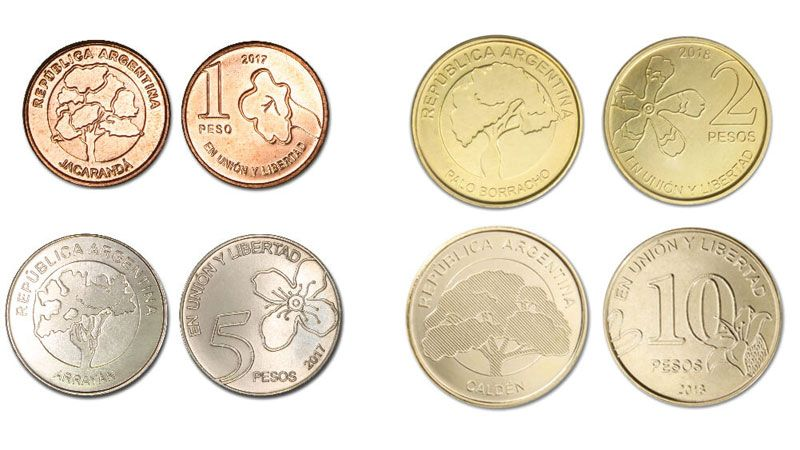
#> input picture contourRecognition/monedas2.jpg, 800 x 450 px
$ python contoursCounter.py
#> lines starting #> are read from the running program, lines starting #| are printed output that depends on the picture; after the words box and inside, x2 and y2 are one past the last pixel; in counts of white or black regions, pixels touching at a corner belong together
import cv2
import numpy as np
valorGauss = 13
valorKernel = 7

image = cv2.imread('monedas2.jpg')
#> image is the input picture: shape (450, 800, 3); mean B, G, R 205.6, 222.9, 231.6
grayImage = cv2.cvtColor(image, cv2.COLOR_BGR2GRAY)
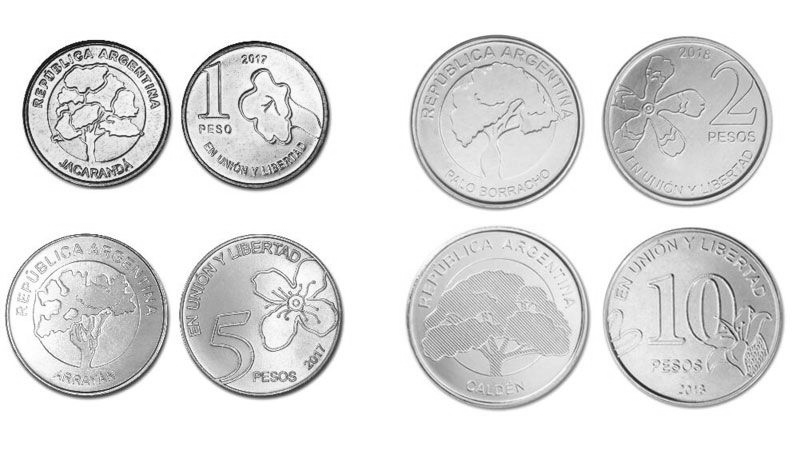
#> grayImage: shape (450, 800); min 4, max 255, mean 223.5
gaussImage = cv2.GaussianBlur(grayImage, (valorGauss, valorGauss), 0) # Remove image noise
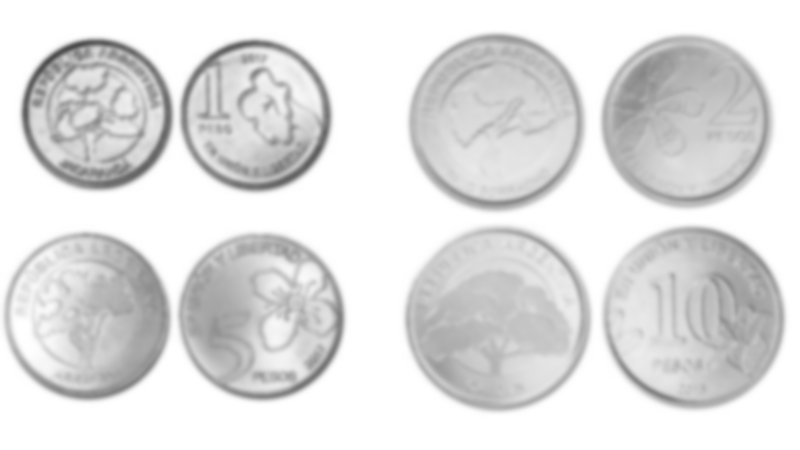
#> gaussImage: shape (450, 800); min 77, max 255, mean 223.5
bordersImage = cv2.Canny(gaussImage, 60, 100) # Remove image noise final
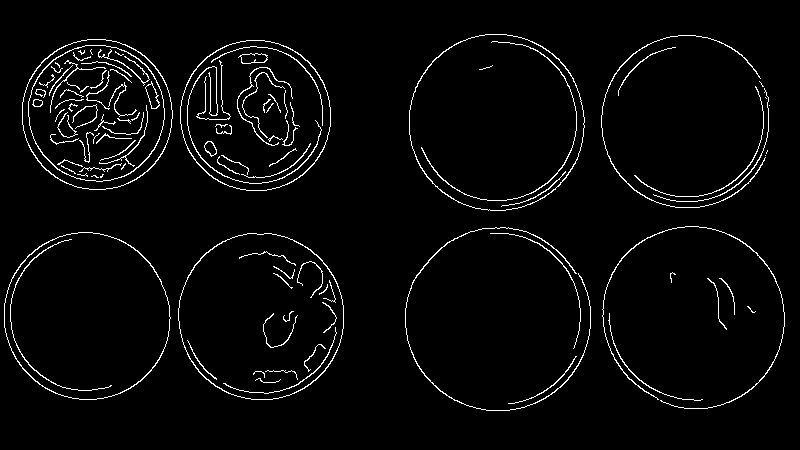
#> bordersImage: shape (450, 800); 3.2% white in thin lines or dots, all inside (x1, y1, x2, y2) = (4, 34, 785, 411)

kernel = np.ones((valorKernel, valorKernel), np.uint8)
cierre = cv2.morphologyEx(bordersImage, cv2.MORPH_CLOSE, kernel) # Remove uninteresting items
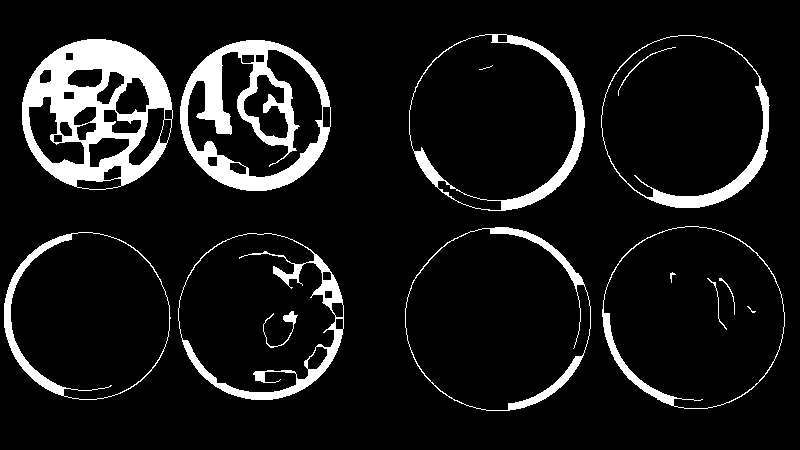
#> cierre: shape (450, 800); 9.4% white; 15 white regions (2 under 20 px)
contours,jerarquia = cv2.findContours(cierre.copy(), cv2.RETR_EXTERNAL, cv2.CHAIN_APPROX_SIMPLE) # Find and count elements
#> contours = 8 contours; box (x1, y1, x2, y2) and area: (405, 227, 591, 411) 26518, (602, 226, 785, 409) 25873, (409, 34, 585, 211) 24347, (601, 35, 770, 208) 23002, (4, 232, 171, 400) 21736, (178, 233, 344, 400) 21671, (180, 40, 331, 191) 17816, (22, 39, 173, 190) 17799; jerarquia = [[1, -1, -1, -1], [2, 0, -1, -1], [3, 1, -1, -1], [4, 2, -1, -1], [5, 3, -1, -1], [6, 4, -1, -1], [7, 5, -1, -1], [-1, 6, -1, -1]]
contoursColor = (0,255,0)
print(f"Monedas encontradas: {format(len(contours))}")
#| Monedas encontradas: 8


cv2.drawContours(image, contours, -1, contoursColor, 3)
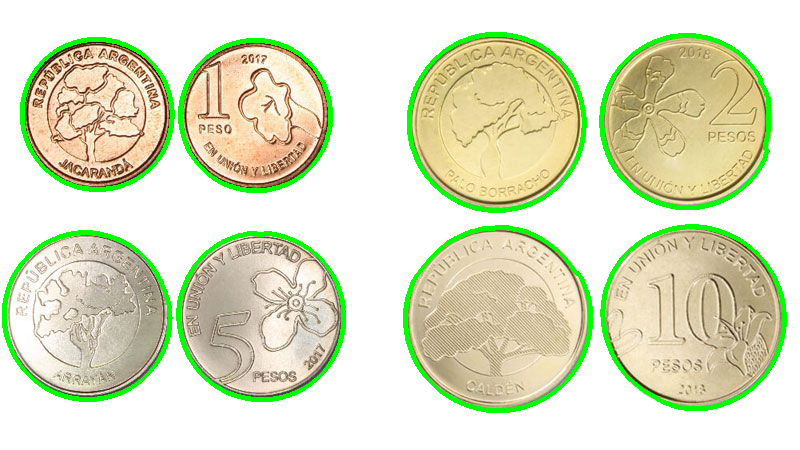
#> image: shape (450, 800, 3); 5.31% of pixels changed, all inside (x1, y1, x2, y2) = (2, 32, 787, 413)
cv2.imshow("Image", image)
# [4 lines of commented-out code are left out]
cv2.waitKey(0)

$ run again, with contourRecognition/monedas.jpg copied over contourRecognition/monedas2.jpg
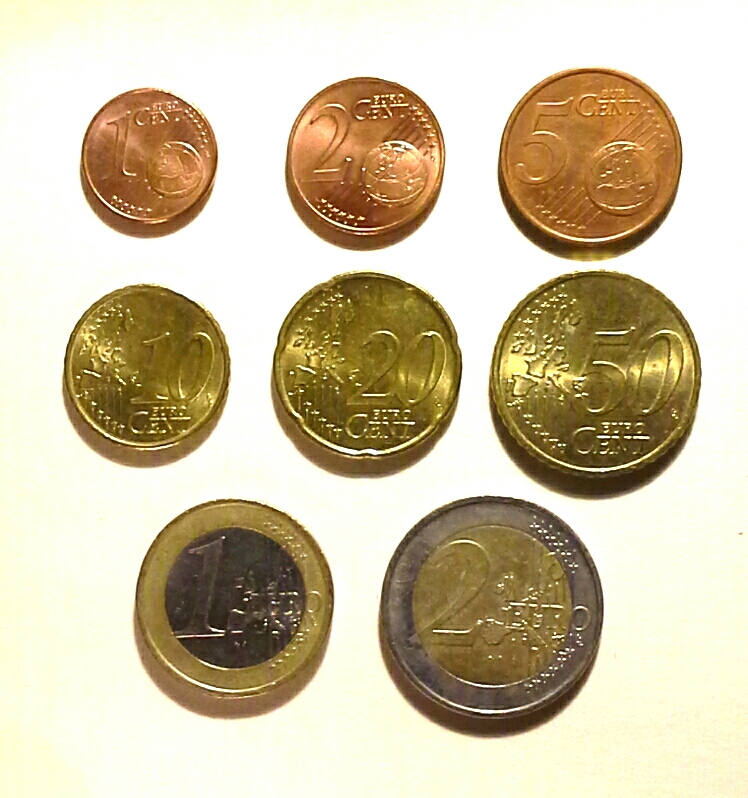
#> input picture contourRecognition/monedas.jpg, 748 x 798 px
#> image is the input picture: shape (798, 748, 3); mean B, G, R 165.5, 194.9, 207.7
#> `bordersImage = cv2.Canny(gaussImage, 60, 100)`:
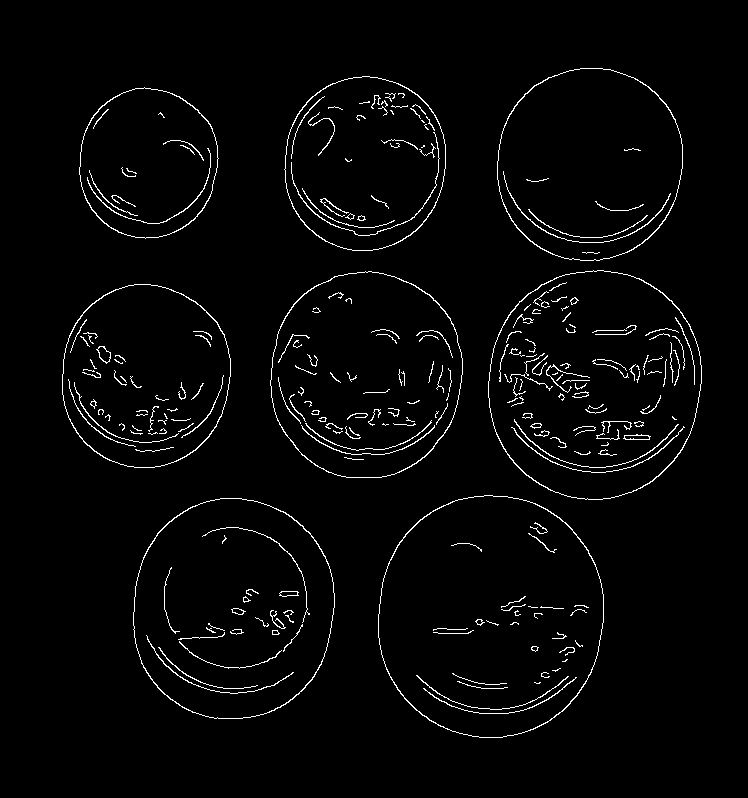
#> bordersImage: shape (798, 748); 2.5% white in thin lines or dots, all inside (x1, y1, x2, y2) = (62, 68, 702, 738)
#> cierre: shape (798, 748); 5.5% white; 67 white regions (5 under 20 px)
#> contours = 8 contours; box (x1, y1, x2, y2) and area: (378, 495, 604, 738) 43428, (488, 270, 702, 500) 38673, (133, 498, 335, 719) 35444, (270, 271, 463, 478) 31388, (497, 68, 683, 261) 28341, (62, 284, 231, 468) 24452, (284, 76, 446, 251) 22232, (79, 87, 219, 239) 16375; jerarquia = [[1, -1, -1, -1], [2, 0, -1, -1], [3, 1, -1, -1], [4, 2, -1, -1], [5, 3, -1, -1], [6, 4, -1, -1], [7, 5, -1, -1], [-1, 6, -1, -1]]
#| Monedas encontradas: 8
#> `cv2.drawContours(image, contours, -1, contoursColor, 3)`:
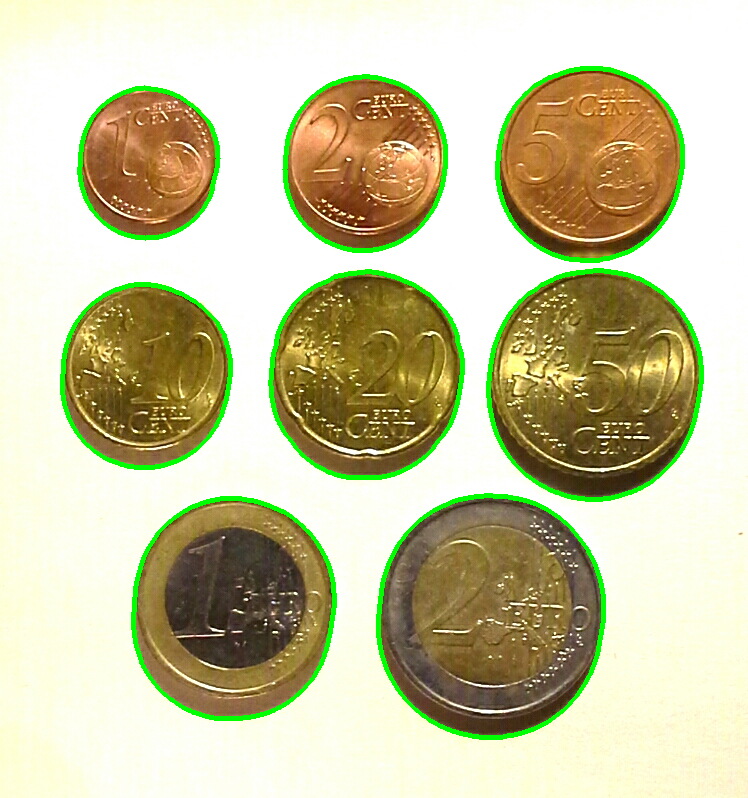
#> image: shape (798, 748, 3); 3.71% of pixels changed, all inside (x1, y1, x2, y2) = (60, 66, 704, 740)
